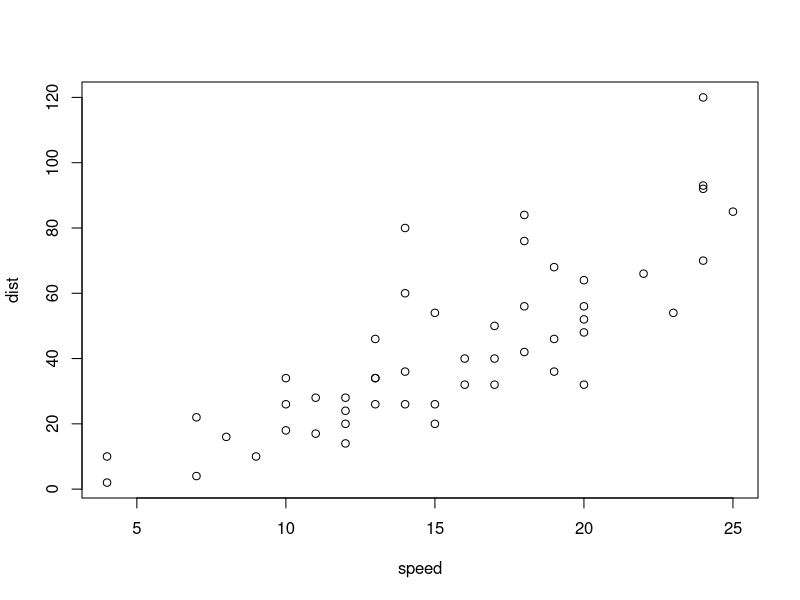
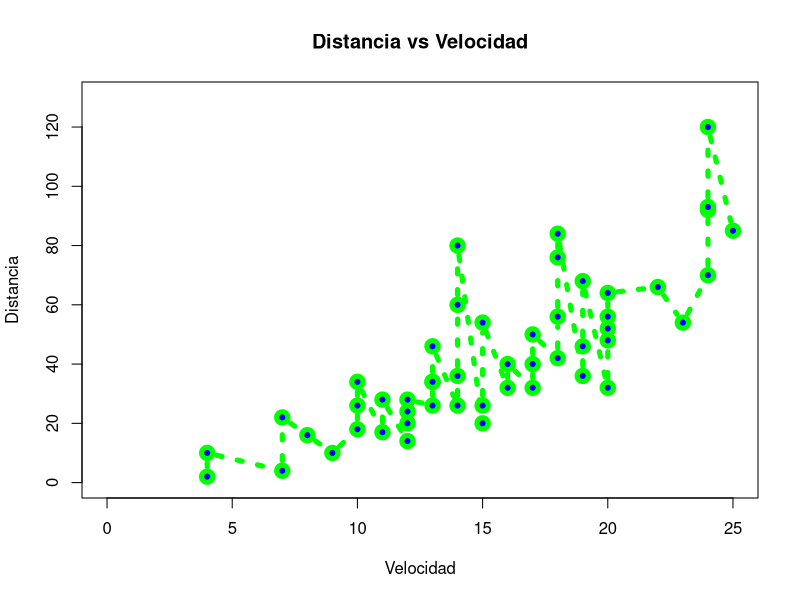
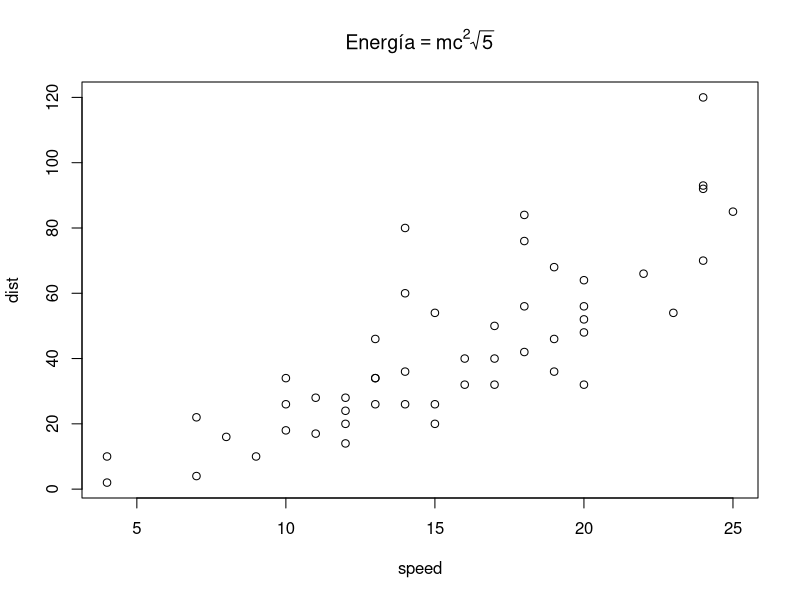
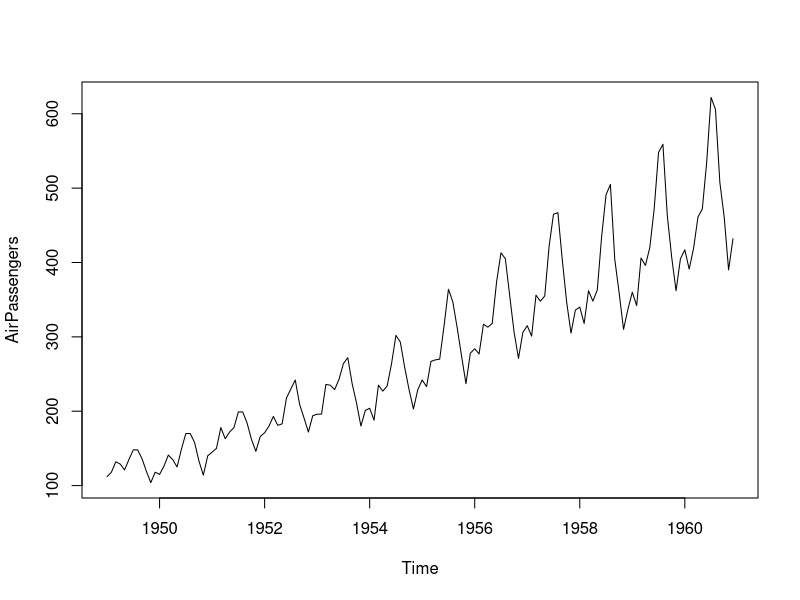
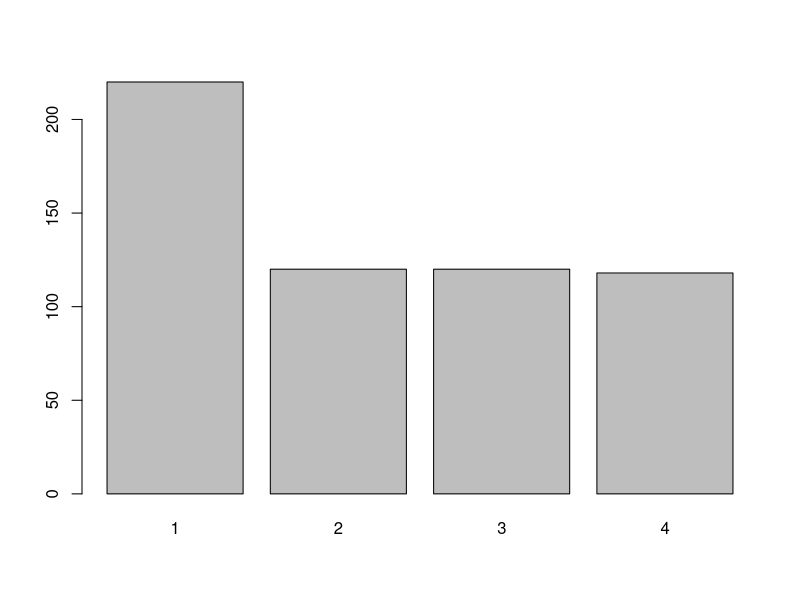
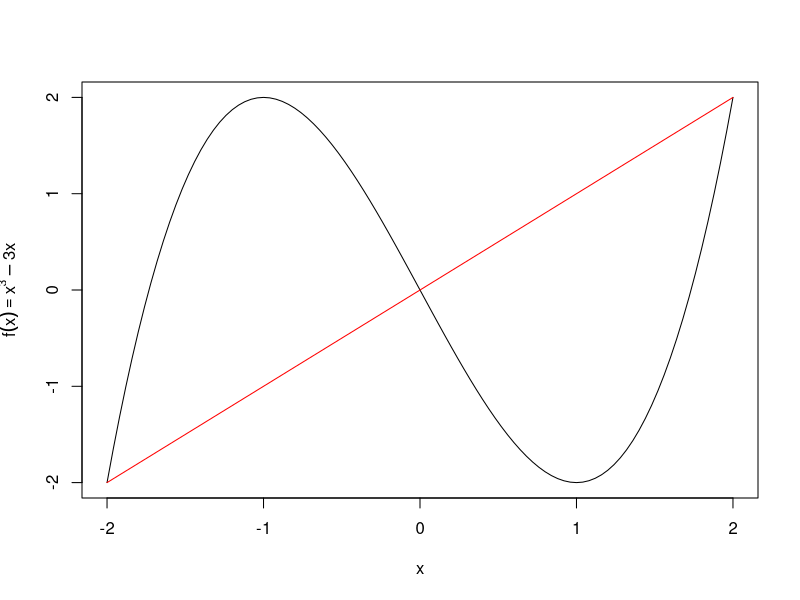

Write the R code that produced these figures, in order.
###############################################
################### F. PLOT ###################
###############################################

# DataFrame con dos columnas, x e y
plot(cars)

# control completo
plot(cars,  type = "b", # p, l, c, h, o, s...
            main = "Distancia vs Velocidad",
            xlab = "Velocidad", ylab = "Distancia",
            xlim = c(0, 25), ylim = c(0, 130),
            col = "green", 
            # puntos:
            pch = 21, # código de forma de los puntos
            bg = "blue", # color de fondo de punto
            cex = 1.5, # tamaño de los puntos
            lty = 3, # linea continua - discontinua
            lwd = 5) # grosor de la linea

# Añadir expresión matemática en la etiqueta de la leyenda
plot(cars,  main = expression(Energía == m * c^2 * sqrt(5)))

# Impresión de data frame matricial
plot(AirPassengers)

# Impresión de data frame con factores
plot(ChickWeight$Diet)

# Vector de colores 
colors()

# Vector reducido de colores
palette()


###############################################
################# ADHERIDOS ###################
###############################################

# Función curve
curve(x^3 - 3*x, -2, 2, ylab = expression(f(x) == x^3-3*x))

# Superposición de funciones
curve(x+0, -2, 2, col = 'red', add = TRUE)
